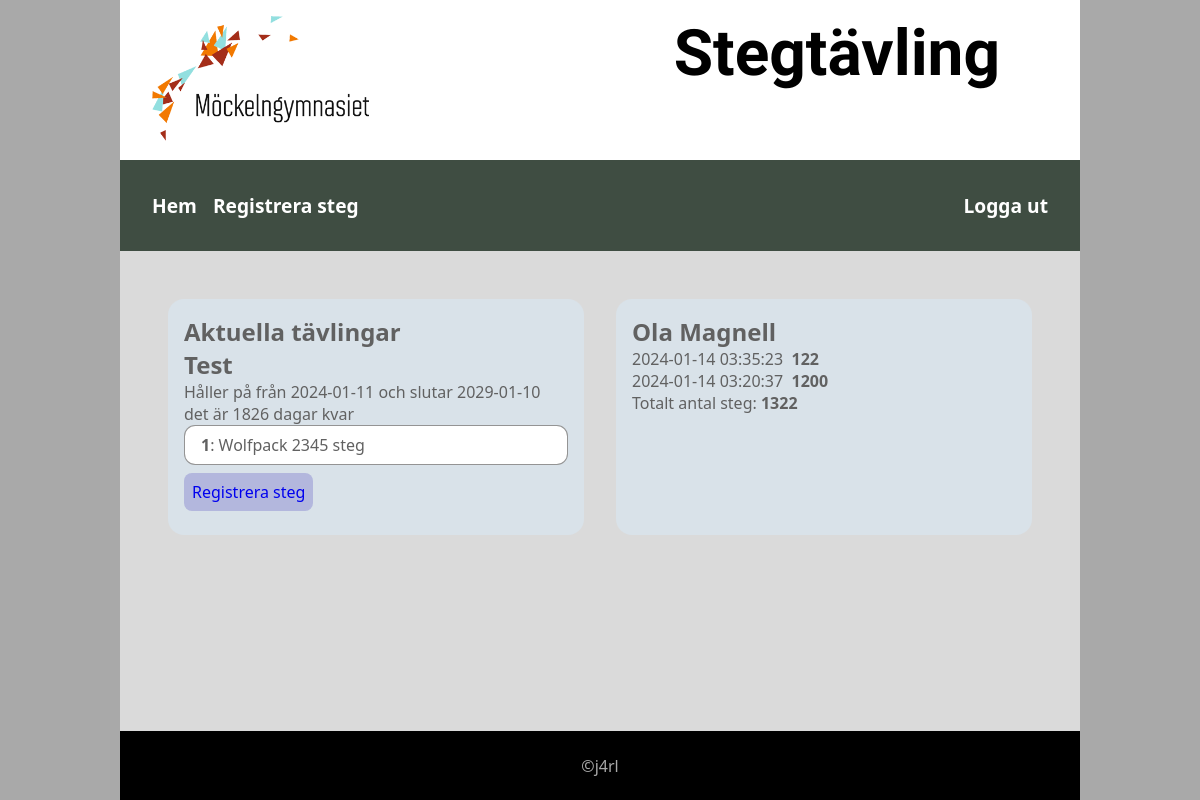
The app's page /index.php (signed in) with its own data.
### tables this page shows
CREATE TABLE `tblcomp` (
  `compid` int(11) NOT NULL,
  `compname` varchar(200) NOT NULL,
  `startdate` date NOT NULL,
  `stopdate` date NOT NULL
);

CREATE TABLE `tblsteps` (
  `stepsid` int(11) NOT NULL,
  `user` int(11) NOT NULL,
  `comp` int(11) NOT NULL,
  `steps` int(11) NOT NULL,
  `posted` timestamp NOT NULL DEFAULT current_timestamp()
);

### func.php (called while the page is built, shortened)
<?php
$db=new Database("mockelngymnasie");
function dateDiff($startDate, $endDate){
    $startTimestamp = strtotime($startDate);
    $endTimestamp = strtotime($endDate);
    $differenceInSeconds = $endTimestamp - $startTimestamp;
    $daysDifference = floor($differenceInSeconds / (60 * 60 * 24));
    return $daysDifference;
}
function isLevel($level){
    $succ=false;
    if(isset($_SESSION["lvl"])){
        $sessLevel=intval($_SESSION["lvl"]);
        if($sessLevel<$level){
            $succ=false;
        }else{
            $succ=true;
        }
    }
    return $succ;
}
function isLoggedIn(){
    return isLevel(10);
}
class Database extends Crypt
{
    function __construct($db_name, $host="localhost", $username="mockelngymnasie", $password="PPeTExVh") {
        $this->mysqli = mysqli_connect($host, $username, $password, $db_name);
    }
    public function runQuery($strQuery){
        $strSQL=$strQuery;
        return $this->mysqli->query($strSQL);
    }
}
?>

### index.php (the view, shortened to what this page needs)
<?php require_once("func.php") ?>
<?php
        $today = date("Y-m-d");
        $sql="SELECT * FROM tblcomp WHERE startdate<'$today' AND stopdate>'$today'";
        $result=$db->runQuery($sql);
?>
<!DOCTYPE html>
<html lang="en">
<head>
    <link rel="stylesheet" href="style.css">
</head>
<body>
    <header><img src="Mockelngymnasiet-w400-svart-text-transparent.png" alt="Möckelngymnasiet">Stegtävling</header>
    <nav>
        <div class="menu">
        <a href="index.php">Hem</a>
            <?php if(isLoggedIn()){ ?><a href="regsteps.php">Registrera&nbsp;steg</a><?php }; ?>
        </div>
		<div class="loginout"><?php if(isLoggedIn()){ ?><a href="logout.php">Logga&nbsp;ut</a><?php }else{ ?><a href="login.php">Logga&nbsp;in</a><?php }; ?></div>
    </nav>
    <main>
        <div class="row">
        <section>
            <h1>Aktuella tävlingar</h1>
            <?php while($row=$result->fetch_assoc()) { ?>
                <h2><?=$row['compname']?></h2>
                <p>Håller på från <?=$row['startdate']?> och slutar <?=$row['stopdate']?> det är <?=dateDiff($row['startdate'],$row['stopdate'])?> dagar kvar</p>
                 <?php
                $query="SELECT competition_name, team_name, total_steps, rank
            FROM (
                SELECT
                    tblcomp.compname AS competition_name,
                    tblteam.teamname AS team_name,
                    COALESCE(SUM(tblsteps.steps), 0) AS total_steps,
                    ROW_NUMBER() OVER (PARTITION BY tblcomp.compid ORDER BY COALESCE(SUM(tblsteps.steps), 0) DESC) AS rank
                FROM tblcomp
                JOIN tblsteps ON tblcomp.compid = tblsteps.user
                JOIN tbluser ON tblsteps.user = tbluser.userid
                JOIN tblteam ON tbluser.team = tblteam.teamid
                WHERE tblcomp.compid=1
                GROUP BY tblcomp.compid, tblteam.teamid
                ) AS subquery
            WHERE rank <= 5
            ORDER BY competition_name, rank DESC;";
                $res=$db->runQuery($query);
                while($team=$res->fetch_assoc()){ ?>
                    <div class="team"><b><?=$team['rank']?></b>: <span class="team_name"><?=$team['team_name']?></span> <?=$team['total_steps']?> steg</div>
              <?php  } ?>
                <?php if(isLoggedIn()){ ?><a href="regsteps.php?comp=<?=$row['compid']?>">Registrera&nbsp;steg</a><?php }; ?>
           <?php } ?>
        </section>
        <?php if(isLoggedIn()){ ?>
        <section>
            <h1><?=$_SESSION['name']?></h1>
            <?php
                $uid = intval($_SESSION['uid']);
                $totSteps=0;
                $query="SELECT * FROM tblsteps WHERE user=$uid ORDER BY posted DESC";
                $result=$db->runQuery($query);
                while($row = $result->fetch_assoc()) {
                    $totSteps+=intval($row['steps']); ?>
                    <div class="steprow"><?=$row['posted']?>&nbsp;&nbsp;<b><?=$row['steps']?></b></div>
              <?php  }  ?>
              <p>Totalt antal steg: <b><?=$totSteps?></b></p>
        </section>
        <?php }; ?>
        </div>
    </main>
    <footer class="cen">&copy;j4rl</footer>
</body>
</html>

### style.css (style rules this page uses)
:root { --formborder:rgb(0,0,0,.3); --formback:rgb(100,100,100,.2); --formlabelcolor:rgba(122, 122, 122, 0.8); --formbuttoncolor:#b3b7dd; --prim_back:rgb(217, 226, 233); --prim_color:rgb(66, 65, 90); --sec_back:rgb(63, 77, 66); --sec_color:#fff; --hero_back:#dadada; --hero_color:#616161; --accent:rgb(194, 92, 9); --header_back:#fff; --header_color:#000; --rubrik:bold 4rem 'Righteous', sans-serif; --text:1.2rem 'Ruda', sans-serif; }
* { margin: 0; padding: 0; box-sizing: border-box; font-family: system-ui, -apple-system, BlinkMacSystemFont, 'Segoe UI', Roboto, Oxygen, Ubuntu, Cantarell, 'Open Sans', 'Helvetica Neue', sans-serif; }
body { display:flex; flex-direction: column; justify-content:center; align-items:center; background: darkgrey; height:100dvh; }
img { font-style:italic; background-repeat:no-repeat; background-size:cover; max-width:100%; vertical-align:middle; height:auto; shape-margin:1rem; }
.row { display:flex; flex-direction: row; flex-wrap: nowrap; justify-content: space-between; }
header { display:flex; justify-content:space-between; padding: 1rem 5rem 1rem 2rem; height:10rem; width:80%; font:var(--rubrik); background: var(--header_back); color:var(--header_color); }
header img { height:8rem; }
nav { display:flex; gap:1rem; padding: 2rem; width:80%; background: var(--sec_back); color: var(--sec_color); }
nav a { text-decoration: none; color: var(--sec_color); font:bold 1.2rem system-ui; }
footer { height:5rem; background: #000; color:darkgrey; width:80%; }
main { min-height:30rem; flex-grow: 20; width: 80%; gap:2rem; background: var(--hero_back); color:var(--hero_color); padding: 2rem; }
.cen { display:flex; justify-content:center; align-items:center; }
section { width: 100%; background: var(--prim_back); padding: 1rem; margin: 1rem; border-radius: 1rem; }
.loginout { float:right; }
.menu { display: flex; gap:1rem; flex-grow: 100; }
.team { border:1px solid var(--formlabelcolor); border-radius: .7rem; background: var(--sec_color); padding: 0.5rem 1rem .5rem 1rem; }
section a { display:inline-block; text-decoration: none; width:fit-content; padding: 0.5rem; margin: .5rem 0; border-radius: .5rem; background: var(--formbuttoncolor); }

### records on screen
tblcomp: compname "Test", startdate "2024-01-11", stopdate "2029-01-10", dateDiff($row['startdate'],$row['stopdate']) "1826", rank "1", team_name "Wolfpack", total_steps "2345"
tblsteps: posted "2024-01-14 03:35:23", steps "122"
tblsteps: posted "2024-01-14 03:20:37", steps "1200"

### other values on screen
$_SESSION['name'] "Ola Magnell"
$totSteps "1322"
